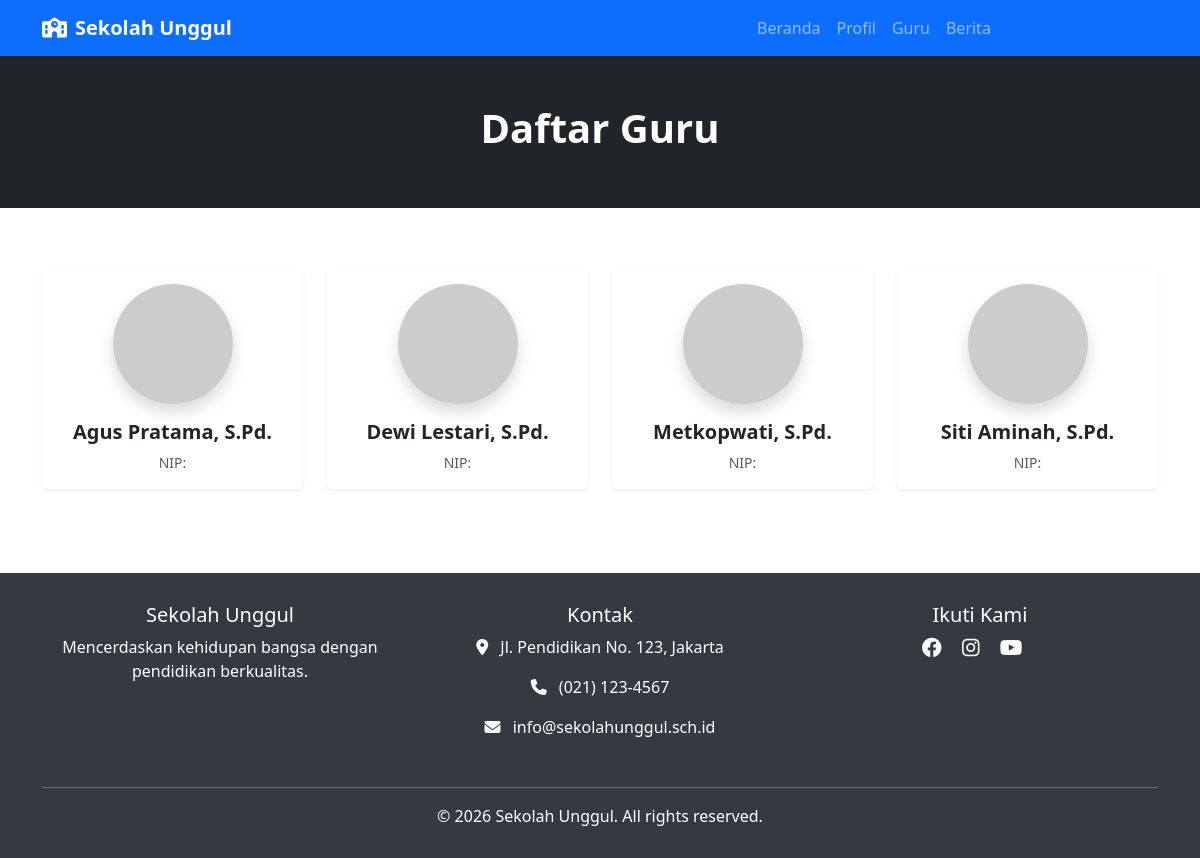
The app's page /school_profile/teachers.php with its own data.
### tables this page shows
CREATE TABLE IF NOT EXISTS teachers (
    id         INT AUTO_INCREMENT PRIMARY KEY,
    name       VARCHAR(100) NOT NULL,
    position   VARCHAR(100) NOT NULL,
    photo      VARCHAR(255) DEFAULT 'https://placehold.co/400x400/34495e/ffffff?text=Guru',
    bio        TEXT,
    created_at TIMESTAMP DEFAULT CURRENT_TIMESTAMP
);

### school_profile/teachers.php (the view, shortened to what this page needs)
<?php
include 'db.php';
include 'includes/header.php';
include 'includes/navbar.php';
?>
<div class="bg-dark text-white py-5 text-center">
    <div class="container">
        <h1 class="fw-bold">Daftar Guru</h1>
    </div>
</div>
<section class="section-padding">
    <div class="container">
        <div class="row">
            <?php
            $query = "SELECT * FROM teachers ORDER BY name ASC";
            $result = mysqli_query($conn, $query);
            if (mysqli_num_rows($result) > 0) {
                while($row = mysqli_fetch_assoc($result)) {
            ?>
            <div class="col-md-3 col-sm-6 mb-4">
                <div class="card h-100 border-0 shadow-sm text-center card-hover">
                    <div class="card-body">
                        <?php if($row['photo']): ?>
                            <img src="uploads/<?php echo $row['photo']; ?>" class="rounded-circle mb-3 shadow" alt="<?php echo $row['name']; ?>" style="width: 120px; height: 120px; object-fit: cover;">
                        <?php else: ?>
                            <img src="https://ui-avatars.com/api/?name=<?php echo urlencode($row['name']); ?>&background=random" class="rounded-circle mb-3 shadow" alt="<?php echo $row['name']; ?>" style="width: 120px; height: 120px; object-fit: cover;">
                        <?php endif; ?>
                        <h5 class="fw-bold mb-1"><?php echo $row['name']; ?></h5>
                        <p class="text-muted small mb-0">NIP: <?php echo $row['nip']; ?></p>
                    </div>
                </div>
            </div>
            <?php
                }
            } else {
                echo '<div class="col-12 text-center"><div class="alert alert-info">Belum ada data guru.</div></div>';
            }
            ?>
        </div>
    </div>
</section>
<?php include 'includes/footer.php'; ?>

### school_profile/css/style.css (style rules this page uses)
body { font-family: 'Segoe UI', Tahoma, Geneva, Verdana, sans-serif; display: flex; flex-direction: column; min-height: 100vh; }
.section-padding { padding: 60px 0; }

### records on screen
teachers: name "Agus Pratama, S.Pd."
teachers: name "Dewi Lestari, S.Pd."
teachers: name "Metkopwati, S.Pd."
teachers: name "Siti Aminah, S.Pd."
